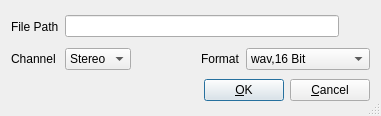
<?xml version="1.0" encoding="UTF-8"?>
<ui version="4.0">
 <class>MixdownFileDialogBase</class>
 <widget class="QDialog" name="MixdownFileDialogBase">
  <property name="geometry">
   <rect>
    <x>0</x>
    <y>0</y>
    <width>381</width>
    <height>116</height>
   </rect>
  </property>
  <property name="windowTitle">
   <string>OOStudio: Export Audio</string>
  </property>
  <property name="sizeGripEnabled">
   <bool>true</bool>
  </property>
  <layout class="QGridLayout">
   <property name="margin">
    <number>11</number>
   </property>
   <property name="spacing">
    <number>6</number>
   </property>
   <item row="2" column="0" colspan="5">
    <layout class="QHBoxLayout">
     <property name="spacing">
      <number>6</number>
     </property>
     <property name="margin">
      <number>0</number>
     </property>
     <item>
      <spacer name="Horizontal Spacing2">
       <property name="orientation">
        <enum>Qt::Horizontal</enum>
       </property>
       <property name="sizeType">
        <enum>QSizePolicy::Expanding</enum>
       </property>
       <property name="sizeHint" stdset="0">
        <size>
         <width>20</width>
         <height>20</height>
        </size>
       </property>
      </spacer>
     </item>
     <item>
      <widget class="QPushButton" name="buttonOk">
       <property name="text">
        <string>&amp;OK</string>
       </property>
       <property name="autoDefault">
        <bool>true</bool>
       </property>
       <property name="default">
        <bool>true</bool>
       </property>
      </widget>
     </item>
     <item>
      <widget class="QPushButton" name="buttonCancel">
       <property name="text">
        <string>&amp;Cancel</string>
       </property>
       <property name="autoDefault">
        <bool>true</bool>
       </property>
      </widget>
     </item>
    </layout>
   </item>
   <item row="0" column="0">
    <widget class="QLabel" name="TextLabel1">
     <property name="text">
      <string>File Path</string>
     </property>
     <property name="wordWrap">
      <bool>false</bool>
     </property>
    </widget>
   </item>
   <item row="1" column="0">
    <widget class="QLabel" name="TextLabel2">
     <property name="text">
      <string>Channel</string>
     </property>
     <property name="wordWrap">
      <bool>false</bool>
     </property>
    </widget>
   </item>
   <item row="0" column="1" colspan="4">
    <layout class="QHBoxLayout">
     <property name="spacing">
      <number>6</number>
     </property>
     <property name="margin">
      <number>0</number>
     </property>
     <item>
      <widget class="QLineEdit" name="editPath"/>
     </item>
     <item>
      <widget class="QToolButton" name="buttonPath">
       <property name="minimumSize">
        <size>
         <width>25</width>
         <height>25</height>
        </size>
       </property>
       <property name="maximumSize">
        <size>
         <width>25</width>
         <height>25</height>
        </size>
       </property>
       <property name="toolTip">
        <string>Browse</string>
       </property>
       <property name="text">
        <string/>
       </property>
       <property name="iconSize">
        <size>
         <width>25</width>
         <height>25</height>
        </size>
       </property>
       <property name="autoRaise">
        <bool>true</bool>
       </property>
      </widget>
     </item>
    </layout>
   </item>
   <item row="1" column="1">
    <widget class="QComboBox" name="comboChannel">
     <item>
      <property name="text">
       <string>Stereo</string>
      </property>
     </item>
     <item>
      <property name="text">
       <string>Mono</string>
      </property>
     </item>
     <item>
      <property name="text">
       <string>5.1</string>
      </property>
     </item>
    </widget>
   </item>
   <item row="1" column="4">
    <widget class="QComboBox" name="comboFormat">
     <item>
      <property name="text">
       <string>wav,16 Bit</string>
      </property>
     </item>
     <item>
      <property name="text">
       <string>wav, 24 Bit</string>
      </property>
     </item>
     <item>
      <property name="text">
       <string>wav, 32 Bit (float)</string>
      </property>
     </item>
    </widget>
   </item>
   <item row="1" column="3">
    <widget class="QLabel" name="TextLabel3">
     <property name="text">
      <string>Format</string>
     </property>
     <property name="wordWrap">
      <bool>false</bool>
     </property>
    </widget>
   </item>
   <item row="1" column="2">
    <spacer name="Spacer1">
     <property name="orientation">
      <enum>Qt::Horizontal</enum>
     </property>
     <property name="sizeType">
      <enum>QSizePolicy::Expanding</enum>
     </property>
     <property name="sizeHint" stdset="0">
      <size>
       <width>20</width>
       <height>20</height>
      </size>
     </property>
    </spacer>
   </item>
  </layout>
 </widget>
 <layoutdefault spacing="6" margin="11"/>
 <resources/>
 <connections>
  <connection>
   <sender>buttonOk</sender>
   <signal>clicked()</signal>
   <receiver>MixdownFileDialogBase</receiver>
   <slot>accept()</slot>
   <hints>
    <hint type="sourcelabel">
     <x>20</x>
     <y>20</y>
    </hint>
    <hint type="destinationlabel">
     <x>20</x>
     <y>20</y>
    </hint>
   </hints>
  </connection>
  <connection>
   <sender>buttonCancel</sender>
   <signal>clicked()</signal>
   <receiver>MixdownFileDialogBase</receiver>
   <slot>reject()</slot>
   <hints>
    <hint type="sourcelabel">
     <x>20</x>
     <y>20</y>
    </hint>
    <hint type="destinationlabel">
     <x>20</x>
     <y>20</y>
    </hint>
   </hints>
  </connection>
 </connections>
</ui>
